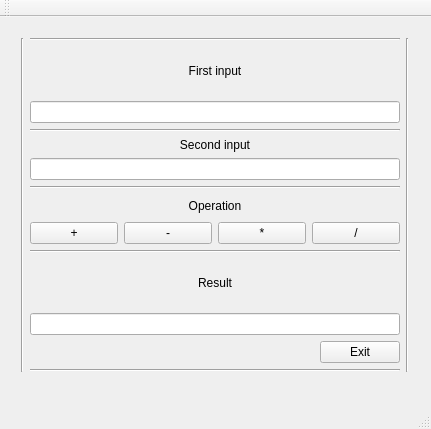
<?xml version="1.0" encoding="UTF-8"?>
<ui version="4.0">
 <class>MainWindow</class>
 <widget class="QMainWindow" name="MainWindow">
  <property name="geometry">
   <rect>
    <x>0</x>
    <y>0</y>
    <width>431</width>
    <height>429</height>
   </rect>
  </property>
  <property name="windowTitle">
   <string>MainWindow</string>
  </property>
  <property name="styleSheet">
   <string notr="true"/>
  </property>
  <widget class="QWidget" name="centralWidget">
   <widget class="QWidget" name="layoutWidget">
    <property name="geometry">
     <rect>
      <x>10</x>
      <y>10</y>
      <width>410</width>
      <height>356</height>
     </rect>
    </property>
    <layout class="QHBoxLayout" name="horizontalLayout_4">
     <item>
      <widget class="Line" name="line">
       <property name="orientation">
        <enum>Qt::Vertical</enum>
       </property>
      </widget>
     </item>
     <item>
      <layout class="QVBoxLayout" name="verticalLayout_5">
       <item>
        <widget class="Line" name="line_4">
         <property name="orientation">
          <enum>Qt::Horizontal</enum>
         </property>
        </widget>
       </item>
       <item>
        <layout class="QVBoxLayout" name="verticalLayout_4">
         <item>
          <layout class="QVBoxLayout" name="verticalLayout_2">
           <item>
            <widget class="QLabel" name="label">
             <property name="text">
              <string>First input</string>
             </property>
             <property name="alignment">
              <set>Qt::AlignCenter</set>
             </property>
            </widget>
           </item>
          </layout>
         </item>
         <item>
          <widget class="QLineEdit" name="A"/>
         </item>
         <item>
          <layout class="QVBoxLayout" name="verticalLayout">
           <item>
            <widget class="Line" name="line_7">
             <property name="orientation">
              <enum>Qt::Horizontal</enum>
             </property>
            </widget>
           </item>
           <item>
            <widget class="QLabel" name="label_3">
             <property name="text">
              <string>Second input</string>
             </property>
             <property name="alignment">
              <set>Qt::AlignCenter</set>
             </property>
            </widget>
           </item>
           <item>
            <widget class="QLineEdit" name="B"/>
           </item>
          </layout>
         </item>
         <item>
          <widget class="Line" name="line_5">
           <property name="orientation">
            <enum>Qt::Horizontal</enum>
           </property>
          </widget>
         </item>
         <item>
          <layout class="QVBoxLayout" name="verticalLayout_6">
           <item>
            <widget class="QLabel" name="label_4">
             <property name="text">
              <string>Operation</string>
             </property>
             <property name="alignment">
              <set>Qt::AlignCenter</set>
             </property>
            </widget>
           </item>
           <item>
            <layout class="QHBoxLayout" name="horizontalLayout">
             <item>
              <widget class="QPushButton" name="PlusButton">
               <property name="text">
                <string>+</string>
               </property>
              </widget>
             </item>
             <item>
              <widget class="QPushButton" name="MinusButton">
               <property name="text">
                <string>-</string>
               </property>
              </widget>
             </item>
             <item>
              <widget class="QPushButton" name="MultiplieButton">
               <property name="text">
                <string>*</string>
               </property>
              </widget>
             </item>
             <item>
              <widget class="QPushButton" name="DivideButton">
               <property name="text">
                <string>/</string>
               </property>
              </widget>
             </item>
            </layout>
           </item>
          </layout>
         </item>
         <item>
          <widget class="Line" name="line_6">
           <property name="orientation">
            <enum>Qt::Horizontal</enum>
           </property>
          </widget>
         </item>
         <item>
          <layout class="QVBoxLayout" name="verticalLayout_3">
           <item>
            <widget class="QLabel" name="label_2">
             <property name="text">
              <string>Result</string>
             </property>
             <property name="alignment">
              <set>Qt::AlignCenter</set>
             </property>
            </widget>
           </item>
          </layout>
         </item>
         <item>
          <widget class="QLineEdit" name="Result">
           <property name="readOnly">
            <bool>true</bool>
           </property>
          </widget>
         </item>
         <item>
          <layout class="QHBoxLayout" name="horizontalLayout_3">
           <item>
            <spacer name="horizontalSpacer">
             <property name="orientation">
              <enum>Qt::Horizontal</enum>
             </property>
             <property name="sizeHint" stdset="0">
              <size>
               <width>40</width>
               <height>20</height>
              </size>
             </property>
            </spacer>
           </item>
           <item>
            <widget class="QPushButton" name="Exit">
             <property name="text">
              <string>Exit</string>
             </property>
            </widget>
           </item>
          </layout>
         </item>
        </layout>
       </item>
       <item>
        <widget class="Line" name="line_3">
         <property name="orientation">
          <enum>Qt::Horizontal</enum>
         </property>
        </widget>
       </item>
      </layout>
     </item>
     <item>
      <widget class="Line" name="line_2">
       <property name="autoFillBackground">
        <bool>false</bool>
       </property>
       <property name="orientation">
        <enum>Qt::Vertical</enum>
       </property>
      </widget>
     </item>
    </layout>
   </widget>
  </widget>
  <widget class="QMenuBar" name="menuBar">
   <property name="geometry">
    <rect>
     <x>0</x>
     <y>0</y>
     <width>431</width>
     <height>27</height>
    </rect>
   </property>
  </widget>
  <widget class="QToolBar" name="mainToolBar">
   <attribute name="toolBarArea">
    <enum>TopToolBarArea</enum>
   </attribute>
   <attribute name="toolBarBreak">
    <bool>false</bool>
   </attribute>
  </widget>
  <widget class="QStatusBar" name="statusBar"/>
 </widget>
 <layoutdefault spacing="6" margin="11"/>
 <resources/>
 <connections/>
</ui>
